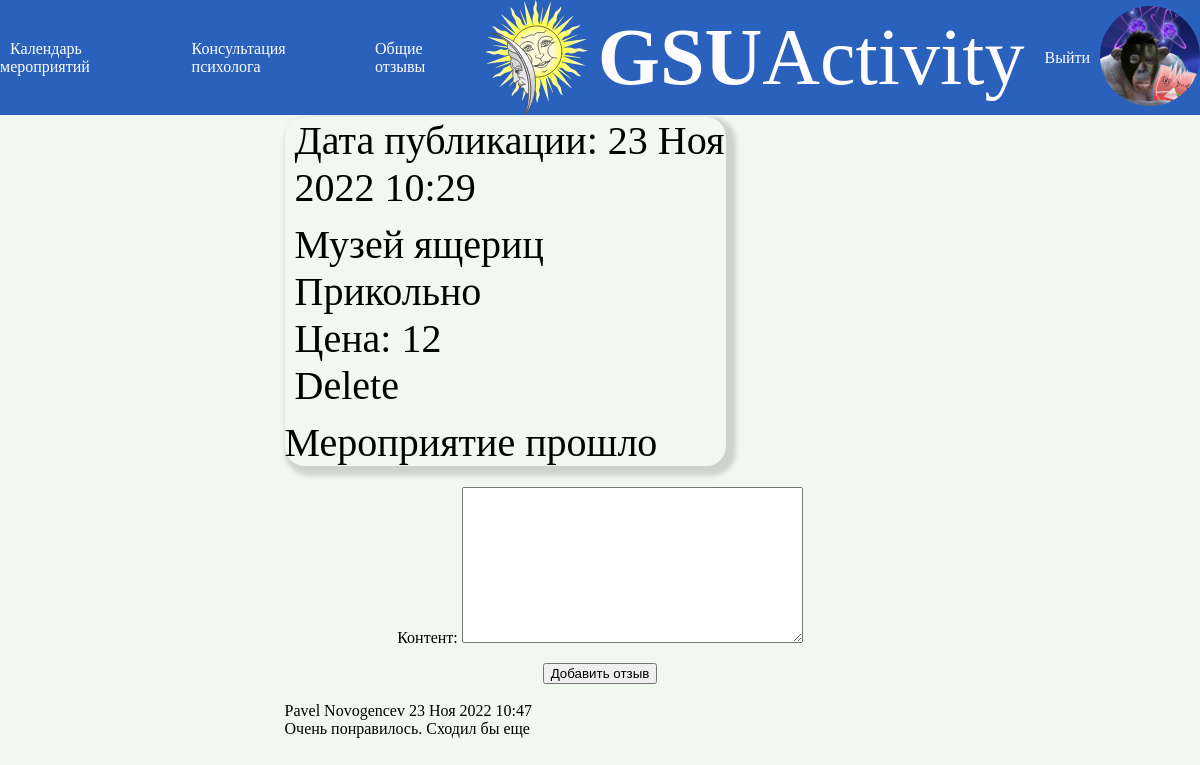
Screenshot of /v/1/ (signed in) with the database file from the repository.
### news/models.py (models this page shows)
class AdvUser(AbstractUser):
    fac = (
        ('bio','Биологический факультет'),
        ('geo','Геолого-географический факультет'),
        ('ist','Факультет истории и межкультурных коммуникаций'),
        ('in','Факультет иностранных языков'),
        ('mat','Факультет математитики и ТП'),
        ('psi','Факультет психологии и педагогики'),
        ('fiz','Факультет физики и ИТ'),
        ('ffk','Факультет физической культуры'),
        ('fil','Филологический факультет'),
        ('eko','Экономический факультет'),
        ('yr','Юридичесий факультет'),
        )
    is_activated = models.BooleanField(default=True, db_index=True,verbose_name='Прошел активацию')
    avatar = models.ImageField(null=True, blank=True, upload_to="image/profile/",verbose_name='Аватарка')
    phone_num = models.CharField(unique = True, null = True, blank = False, max_length=13,verbose_name='Номер телефона')
    faculty = models.CharField(null = True, blank =False,choices=fac,max_length=50,verbose_name='Факультет')
    group = models.CharField(null = True, blank = False,max_length=10,verbose_name='Группа')
    class Meta(AbstractUser.Meta):
        pass

class Vist(models.Model):
    name = models.CharField(null=True, blank=False,max_length=100,verbose_name='Название')
    content = models.TextField(null=True, blank=False,verbose_name='Контент')
    image = models.ImageField(upload_to='image/%Y/%m/%d/', blank=True, null=True,verbose_name='Изображение')
    file = models.FileField(upload_to='files/%Y/%m/%d/', blank=True, null=True,verbose_name='Приклепленные файлы')
    video = models.FileField(upload_to='video/%Y/%m/%d/', blank=True, null=True,verbose_name='Видео')
    audio = models.FileField(upload_to='audio/%Y/%m/%d/', blank=True, null=True,verbose_name='Аудио')
    author = models.ForeignKey(AdvUser, on_delete=models.CASCADE, null=True,verbose_name='Автор')
    pubdate = models.DateTimeField(auto_now_add=True, db_index=True, verbose_name='Дата публикации')
    stoim = models.CharField(null = True, blank = False, max_length=10,verbose_name='Стоимость')
    event = models.ManyToManyField(Event,related_name='Даты',blank=True,verbose_name='Время и дата')
    class Meta:
        verbose_name_plural = 'Выставки'
        verbose_name = 'Выставка'
        ordering = ['pubdate']

class Event(models.Model):
    eventtime = models.TimeField(db_index=True,null=True,blank=False,verbose_name='Время')
    eventdate = models.DateField(db_index=True,null=True,blank=False,verbose_name='Дата')
    zan = models.BooleanField(default=False, db_index=True,verbose_name='Занято')
    zapisi = models.ManyToManyField(AdvUser, related_name='Записи',blank=True,verbose_name='Записаные')
    group = models.BooleanField(default=False, db_index=True,verbose_name='Групповая')
    class Meta:
        verbose_name_plural = 'Время и дата выставки'
        verbose_name = 'Время и дата выставки'

class Comment(models.Model):
    post = models.ForeignKey(Post, on_delete=models.CASCADE, blank=True ,null=True,verbose_name='Мероприятие')
    vist = models.ForeignKey(Vist, on_delete=models.CASCADE, blank=True , null=True,verbose_name='Выставка')
    content = models.TextField(null=True, blank=False,verbose_name='Контент')
    author = models.CharField(max_length=30,verbose_name='Автор')
    pubdate = models.DateTimeField(auto_now_add=True, db_index=True,verbose_name='Дата публикации')
    moderation = models.BooleanField(default=False,verbose_name='Модерация')
    class Meta:
        verbose_name_plural = 'Отзывы'
        verbose_name = 'Отзыв'
        ordering = ['-pubdate']

### news/views.py (the view, shortened to what this page needs)
# urls.py: path('v/<int:pk>/', detail_v, name='detail_v'),
@login_required
def detail_v(request, pk):
	messageSent = False
	your_vist = Event.objects.filter(zapisi=request.user.id)
	vist = get_object_or_404(Vist, pk=pk)
	comments = Comment.objects.filter(vist=pk,moderation=True)
	initial = {'vist': vist.pk}
	initial['author'] = request.user.first_name + ' ' + request.user.last_name
	a = date.today()
	b = a + timedelta(days=1)
	form_class = CommentForm
	form = form_class(initial=initial)
	return render(request, 'news/detail_v.html', {'vist': vist, 'comments': comments, 'form': form,'messageSent': messageSent,'a':a,'b':b,'your_vist':your_vist})

### news/forms.py
class CommentForm(ModelForm):
    class Meta:
        model = Comment
        fields = '__all__'
        widgets = {'post': forms.HiddenInput, 'author': forms.HiddenInput,'moderation':forms.HiddenInput,'vist': forms.HiddenInput}

### news/templates/news/detail_v.html (shortened to what this page needs)
{% extends "layout/basic.html" %}
{% block content %}
<div class="good">
	<div class="post">
		<div class="post-author">
			<div class="post-author-a">
				<div>
					Дата публикации: {{ vist.pubdate|date:"d M Y H:i" }}
				</div>
			</div>
		</div>
		<div class="post-content">
			{{ vist.name}}<br>
			{{ vist.content}}<br>
			Цена: {{ vist.stoim }}<br>
			{% if user.is_superuser == 1 %}
				<a href="{% url 'news:delete_post' pk=vist.pk %}"  class="post_link">Delete</a>
			{% endif %}
		</div>
		<div>
			{% for event in vist.event.all %}
			{% if event.zan == False%}
				{% if a <  event.eventdate  %}
								{{ event.eventdate }}<br>
				{{ event.eventtime }}<br>
					<a href="{% url 'news:zapisv' pk1=vist.id pk2=event.id %}" class="post_link">ЗАПИСАТЬСЯ ЛИЧНО</a>/
					{% if b == event.eventdate %}
						Нельзя отписаться<br>
					{% elif vist not in your_vist %}
						<br>
					{% else %}
						<a href="{% url 'news:otpisv' pk1=vist.id pk2=event.id %}" class="post_link">ОТПИСАТЬСЯ ЛИЧНО</a><br>
					{% endif %}
						<a href="{% url 'news:zapisgv' pk1=vist.id pk2=event.id %}" class="post_link">ГРУППОВАЯ ЗАПИСЬ</a>/
					{% if b == event.eventdate %}
						Нельзя отписаться<br>
					{% elif vist not in your_vist %}
						<br>
					{% else %}
						<a href="{% url 'news:otpisgv' pk1=vist.id pk2=event.id %}" class="post_link">ОТПИСАТЬ ГРУППУ</a><br><br>
					{% endif %}
				{% else %}
					Мероприятие прошло<br>
				{% endif %}
			{% endif %}
			{% endfor %}
		</div>
	</div>
		<form method="post">
			{{ form.as_p }}
			<button type="submit">Добавить отзыв</button>
		</form><br>
		{% if comments %}
			{% for comment in comments %}
			<div class="comment">
				{{ comment.author }} {{ comment.pubdate|date:"d M Y H:i" }}<br>
				{{ comment.content|urlize }}<br>
			</div>
			{% endfor %}
		{% endif %}
</div>
{% endblock %}

### news/templates/layout/basic.html (shortened to what this page needs)
{% load static %}
<!DOCTYPE html>
<html>
<head>
	<link rel="stylesheet" type="text/css" href="{% static 'news/style.css' %}">
</head>
<body>
	<header>
		<nav class="nav">
			<div class="dropdown">
				<a href="{% url 'news:index' %}"  class="link dropdtn">Календарь мероприятий</a>
			</div>
			<a href="{% url 'news:consult' %}"  class="link">Консультация психолога</a>
			<a href="{% url 'news:otz' %}"  class="link">Общие отзывы</a>
  		</nav>
  		<div class="logo ">
  			<img src="\static\news\logo.svg"><a href="{% url 'news:index' %} " class="logo_link"><strong>GSU</strong>Activity</a>
  		</div>
     	<div class="log">
     		{% if user.is_authenticated %}
     			<a href="{% url 'news:logout' %}" class="link">Выйти</a>
				<a href="{% url 'news:profile' %}">
					{% if user.avatar %}
      					<img class="avatar" src="{{ user.avatar.url }}">
    				{% else %}
      					<img class="avatar" src="\static\news\user.png">
    				{% endif %}
			    </a>
			{% else %}
				<a href="{% url 'news:login' %}" class="link">Войти</a>
				<a href="{% url 'news:register' %}" class="link">Регистрация</a>
			{% endif %}
		</div>
	</header>
	<section>
		{% block content %}
		{% endblock %}
	</section>
</body>
</html>

### news/static/news/style.css (style rules this page uses)
body { background: #F2F7F2; background-attachment: fixed; background-size: cover; }
header { display: flex; justify-content: space-around; background: #2961BC; flex-direction: row; align-items: center; margin: -8px; }
.logo { display: flex; align-items: center; font-size: 80px; }
.nav { display: flex; align-items: center; }
.log { display: flex; align-items: center; }
section { display: flex; flex-direction: column; align-items: center; flex-wrap:wrap; }
.post { margin-top: 10px; font-size: 40px; margin-bottom: 5px; border-radius: 20px; width:70%; box-shadow: 5px 5px 5px 5px rgba(0,0,0,0.15); margin-bottom: 5px; }
form { display: flex; flex-direction: column; align-items: center; }
.avatar { width: 100px; height: 100px; border-radius: 50%; }
.post-author { font-size: 40px; display: flex; align-items: center; justify-content: space-between; }
.post-author-a { display: flex; flex-direction: row; align-items: center; padding: 0 0 10px 10px; }
.post-content { padding: 0 0 10px 10px; }
.link { margin: 10px; text-decoration: none; color: #fffcff; }
.logo_link { color: #fffcff; margin: 10px; text-decoration: none; }
.post_link { color: black; text-decoration: none; }
.dropdown { position: relative; }

### rows the page displays
AdvUser: avatar (picture)
Vist: pubdate "23 Ноя 2022 10:29", name "Музей ящериц", content "Прикольно", stoim "12"
Event: zan "Мероприятие прошло"
Comment: author "Pavel Novogencev", pubdate "23 Ноя 2022 10:47", content "Очень понравилось. Сходил бы еще"
